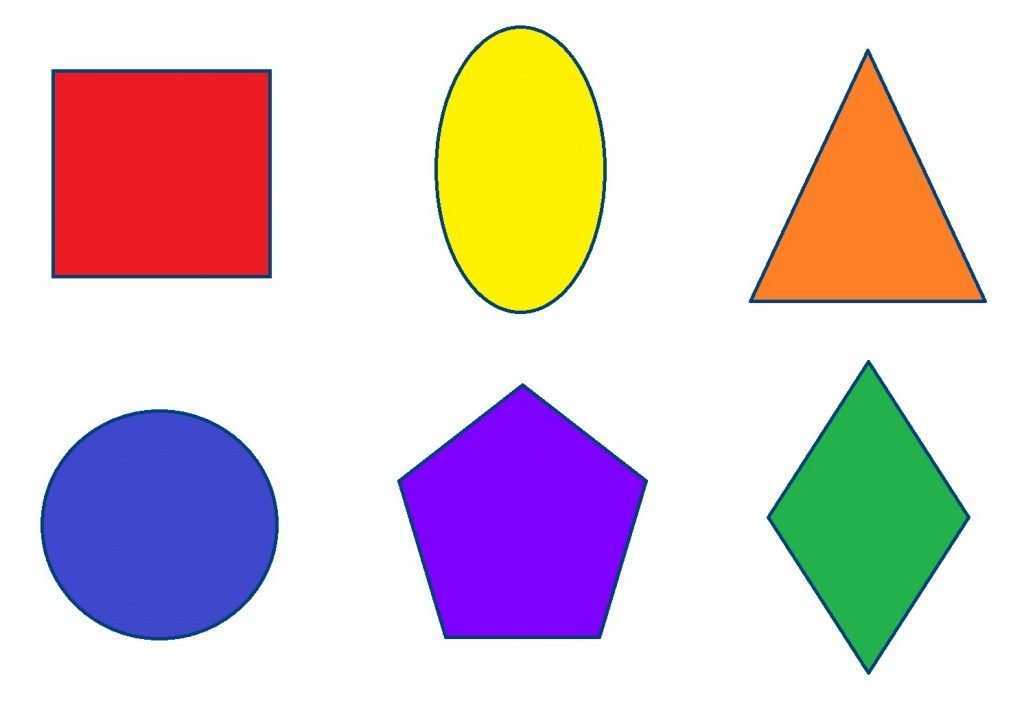
#> input picture test-image/11.jpeg, 1024 x 709 px
$ python main.py
#> lines starting #> are read from the running program, lines starting #| are printed output that depends on the picture; after the words box and inside, x2 and y2 are one past the last pixel; in counts of white or black regions, pixels touching at a corner belong together
import tkinter as tk
from string import Template
from tkinter.filedialog import askopenfilename
import cv2
import os


# Открытие картинки с геометрическими фигурами
def open_file():
    root = tk.Tk()
    filename = tk.filedialog.askopenfilename(
        title='Выберите файл...',
    )
    root.destroy()
    return cv2.imread(os.path.relpath(filename, start=None))


# получение контуров фигур
def get_contours(image):
    gray = cv2.cvtColor(image, cv2.COLOR_BGR2GRAY)
    ret, thresh = cv2.threshold(gray, 127, 255, 1)
    # поиск контуров
    contours, hierarchy = cv2.findContours(thresh, cv2.RETR_EXTERNAL, cv2.CHAIN_APPROX_SIMPLE)[-2:]
    return contours


# форматирование координат вершин к нужному виду
def normalization_coordinate(list_data, string):
    for item in list_data:
        string += ",".join(map(str, item[0])) + ';'
    return string.rstrip(';')


# подготовка данных для записи, перевод в строку
def data_preparation(data):
    string = ''
    for item in data:
        if item.get('shapename') == "круг":
            string += '@' + str(item.get('start')).strip('[]') + '$' + str(item.get('radius'))
        else:
            string += '!' + ",".join(map(str, item.get('start'))) + '$' + normalization_coordinate(item.get('vertex'),
                                                                                                   '')
        string += '#\n'
    return string.replace(' ', '')


# запись в файл
def write_to_file(data):
    file = open('output.txt', 'w')
    try:
        string_data = data_preparation(data)
        file.write(string_data)
    finally:
        file.close()


# число точек персечения с описанным квадратом
def count_find_data(array_find, data_array):
    count_exists = 0
    for item in array_find:
        if item in data_array:
            count_exists += 1
    return count_exists


# функция определяющая окружность это или нет
def is_circle(approx, x, y, width, height):
    array_data_x = []
    array_data_y = []

    for item in approx:
        array_data_x.append(item[0][0])
        array_data_y.append(item[0][1])

    array_x = [x - 1, x, x + 1, x + width - 1, x + width, x + width + 1]
    array_y = [y - 1, y, y + 1, y + height - 1, y + height, y + height + 1]
    count_exists = count_find_data(array_x, array_data_x)
    count_exists += count_find_data(array_y, array_data_y)

    return 4 <= count_exists <= 6


# распознование фигур и их данные
def shape_recognition(contours, image):
    i = 0
    print('Количество фигур на картинке: ', len(contours))
    data = []

    for contour in contours:

        # максимальное расстояние от исходного контура до приблизительного. Это параметр точности
        epsilon = 0.01 * cv2.arcLength(contour, True)
        # приближает форму контура к другой форме контура, состоящей из меньшего количества точек
        approx = cv2.approxPolyDP(contour, epsilon, True)
        x, y, width, height = cv2.boundingRect(approx)

        shape_dict = {}
        shape_name = ''

        isSquare = -15 < width - height < 15

        if len(approx) == 3:
            shape_name = "треугольник"
            cv2.drawContours(image, [contour], 0, (0, 255, 0), -1)  # зеленый
        elif len(contour) == 4 and isSquare:
            shape_name = "квадрат"
            cv2.drawContours(image, [contour], 0, (0, 0, 255), -1)  # красный
        elif len(contour) == 4:
            shape_name = "прямоугольник"
            cv2.drawContours(image, [contour], 0, (255, 0, 255), -1)  # розовый
        elif len(approx) == 5:
            shape_name = "пятиугольник"
            cv2.drawContours(image, [contour], 0, 255, -1)  # синий
        elif len(approx) == 9:
            shape_name = "полукруг"
            cv2.drawContours(image, [contour], 0, (255, 255, 0), -1)  # бирюзовый
        elif len(approx) > 13 and is_circle(approx, x, y, width, height):
            shape_name = "круг"
            template_string = Template('${i} - это ${shapename} \n' +
                                       'Координата начала фигуры (центр): ${start} \n' +
                                       'Радиус:\n ${radius} \n' +
                                       '------------------')
            radius = float(width / 2)
            shape_dict = {'i': i + 1, 'shapename': shape_name, 'start': [float(x + radius), float(y + radius)],
                          'radius': radius}
            cv2.drawContours(image, [contour], 0, (0, 255, 255), -1)  # желтый
        else:
            shape_name = "другая фигура"
            cv2.drawContours(image, [contour], 0, (0, 150, 255), -1)  # оранжевый

        if len(shape_dict) == 0:
            template_string = Template('${i} - это ${shapename} \n' +
                                       'Координата в пикселях начала фигуры: ${start} \n' +
                                       'Координаты всех вершин фигуры:\n ${vertex} \n' +
                                       '------------------')
            shape_dict = {'i': i + 1, 'shapename': shape_name, 'start': approx[0][0], 'vertex': approx}
        data.append(shape_dict)
        prepared_string = template_string.substitute(**shape_dict)
        print(prepared_string)
        i += 1
    write_to_file(data)


class Main:
    def __init__(self):
        super().__init__()
        self.init_main()

    def init_main(self):
        try:
            image = open_file()
#> the answer given: test-image/11.jpeg
#> in open_file, returned value is the input picture: shape (709, 1024, 3); mean B, G, R 206.8, 203.1, 220.5
        except Exception:
            print('Произошла ошибка открытия файла!')
        else:
            contours = get_contours(image)
#> in get_contours, `gray = cv2.cvtColor(image, cv2.COLOR_BGR2GRAY)`:
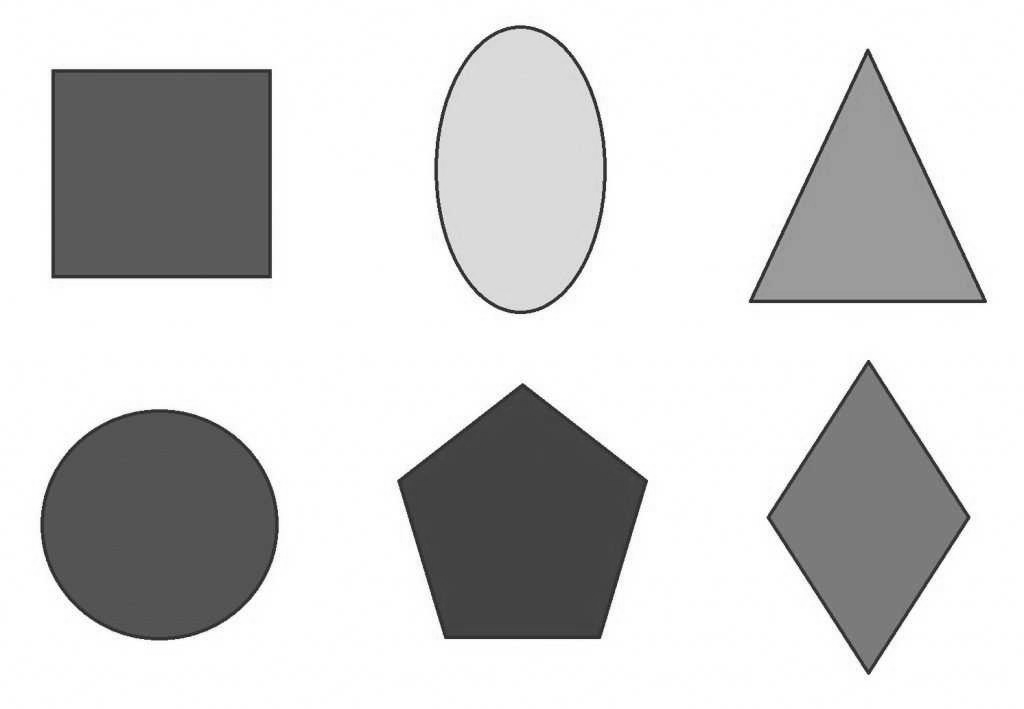
#> gray: shape (709, 1024); min 11, max 255, mean 208.8
#> in get_contours, `ret, thresh = cv2.threshold(gray, 127, 255, 1)`:
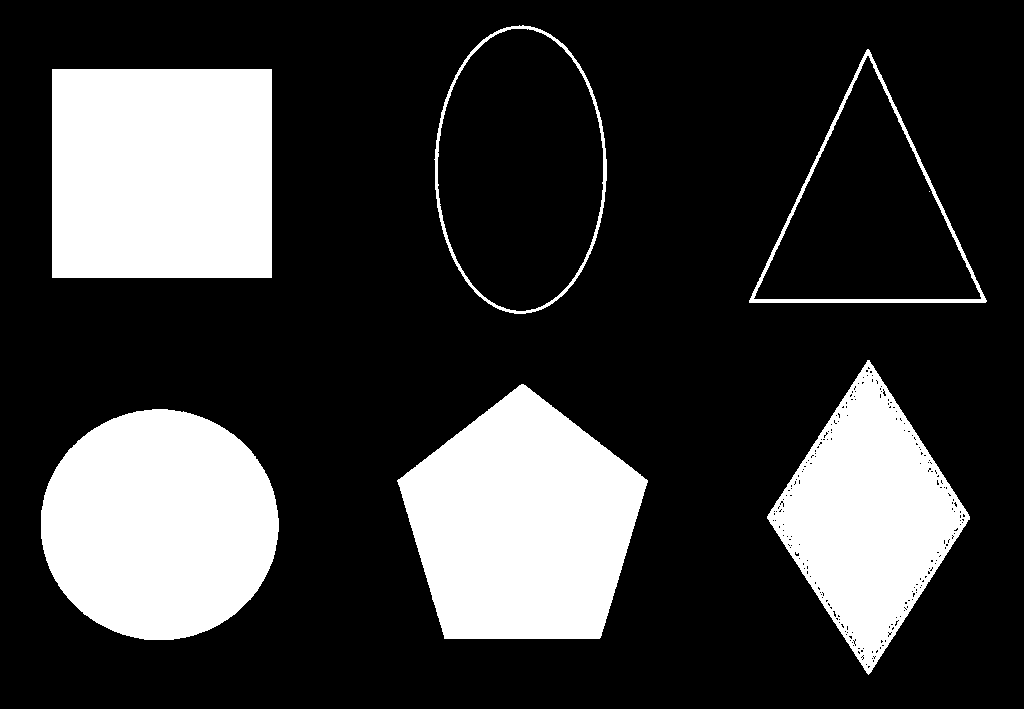
#> thresh: shape (709, 1024); 23.5% white; 7 white regions (1 under 20 px)
#> in get_contours, `contours, hierarchy = cv2.findContours(thresh, cv2.RETR_EXTERNAL, cv2...`: contours = 6 contours; box (x1, y1, x2, y2) and area: (52, 69, 272, 278) 45552, (397, 384, 648, 639) 44098, (41, 409, 279, 640) 42765, (434, 25, 607, 314) 38628, (767, 360, 970, 675) 32037, (749, 49, 987, 303) 30350
            shape_recognition(contours, image)

            cv2.imshow('image', image)
            cv2.waitKey(0)
            cv2.destroyAllWindows()


if __name__ == "__main__":
    Main()
#| Количество фигур на картинке:  6
#> the loop in shape_recognition, `for contour in contours:` made 6 passes
#> (epsilon, x, y, width, height, shape_name, isSquare, array_x in is_circle) on pass 1: (7.78, 41, 411, 235, 229, 'круг', True, [40, 41, 42, 275, 276, 277])
#> (epsilon, approx, x, y, width, height, shape_name, isSquare) on passes 3 to 5: (7.98, [[869, 360], [767, 516], [868, 674], [969, 519]], 767, 360, 203, 315, 'другая фигура', False), (8.54, [[52, 69], [52, 277], [271, 277], [271, 69]], 52, 69, 220, 209, 'квадрат', True), (8.41, [[868, 49], [749, 302], [986, 301]], 749, 49, 238, 254, 'треугольник', False)
#> (printed output is left out)
#> after the loop in shape_recognition, `for contour in contours:`:
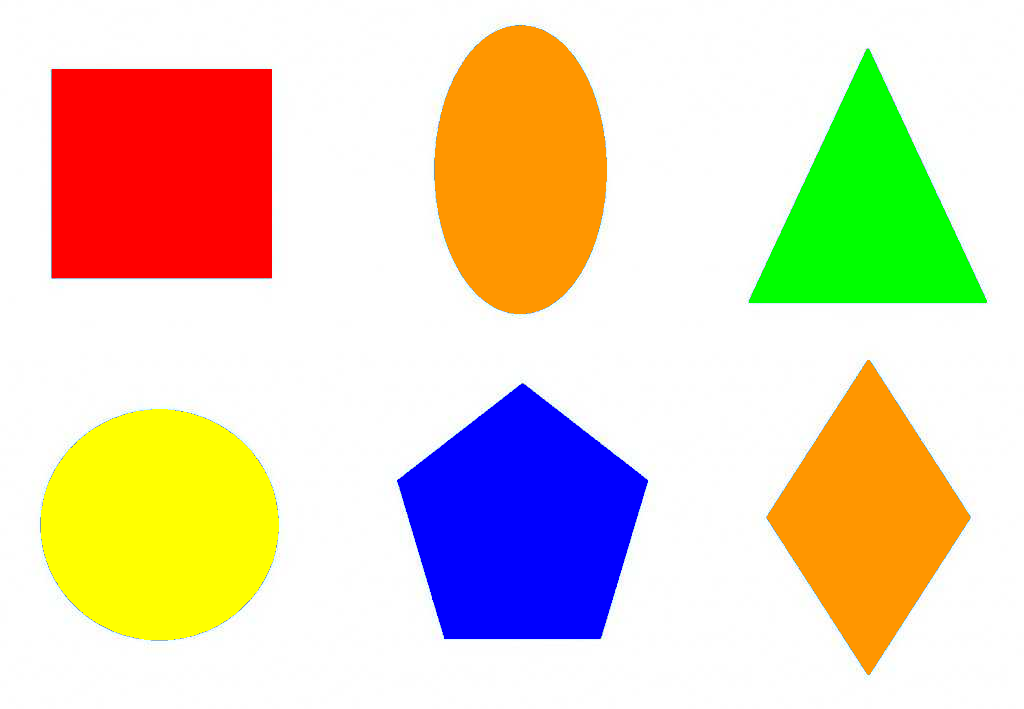
#> image: shape (709, 1024, 3); mean B, G, R 187.3, 212.4, 227.7
#> after the loop in shape_recognition, `for contour in contours:`: data = 6 items; i = 6
#> the loop in data_preparation, `for item in data:` made 6 passes
#> string on pass 1: '@158.5, 528.5$117.5'

$ run again, on test-image/444.jpg
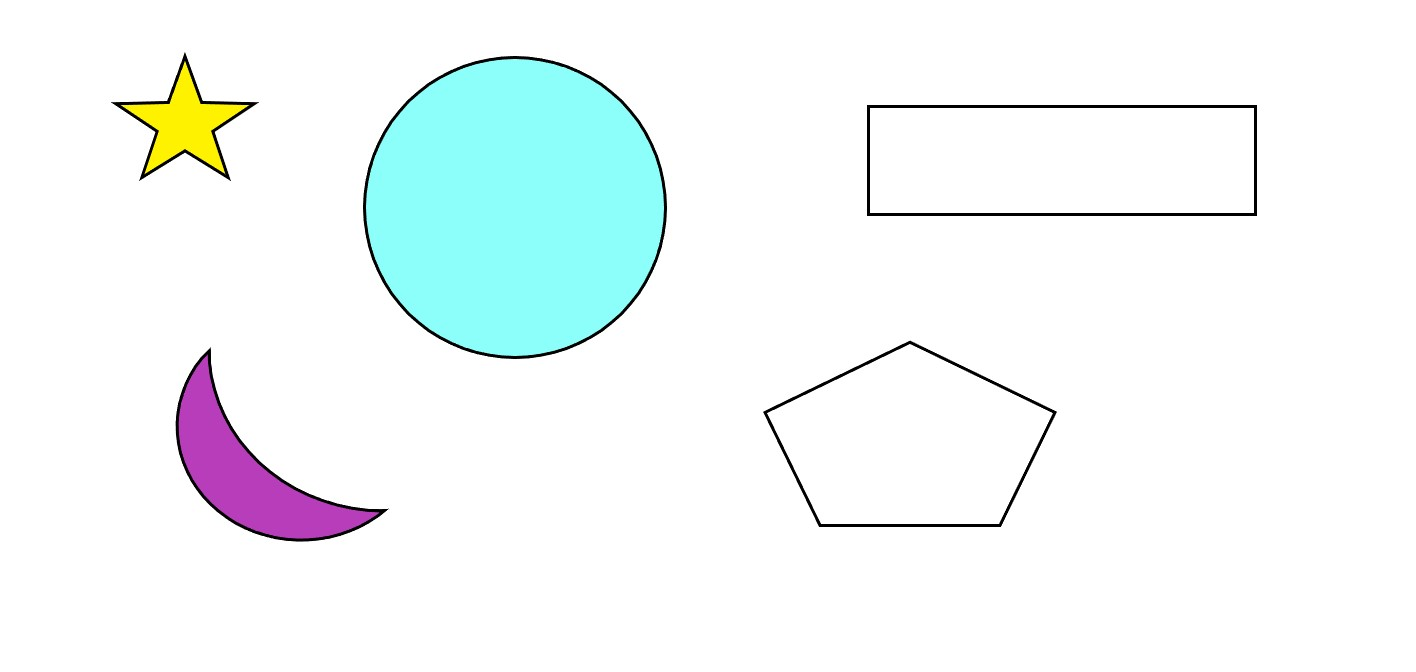
#> input picture test-image/444.jpg, 1416 x 672 px
#> in open_file, returned value is the input picture: shape (672, 1416, 3); mean B, G, R 249.4, 249.5, 242.7
#> in get_contours, `ret, thresh = cv2.threshold(gray, 127, 255, 1)`:
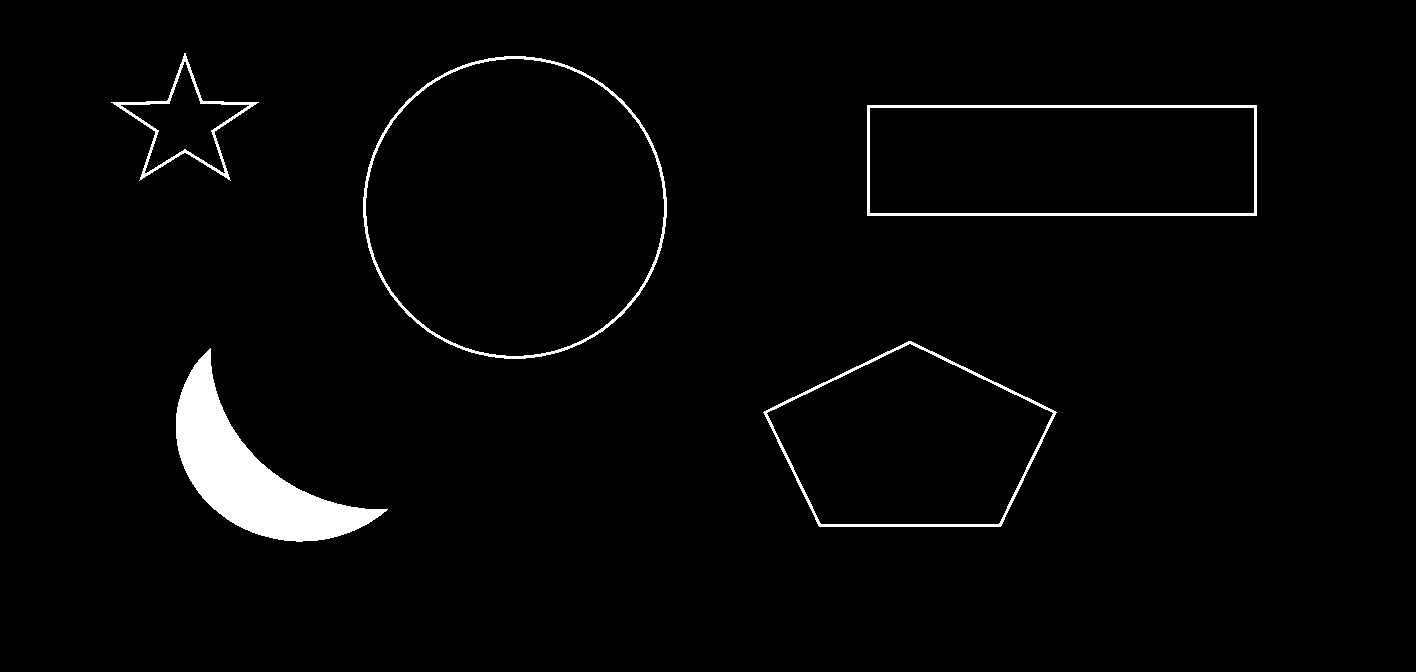
#> thresh: shape (672, 1416); 2.4% white; 5 white regions
#> in get_contours, `contours, hierarchy = cv2.findContours(thresh, cv2.RETR_EXTERNAL, cv2...`: contours = 5 contours; box (x1, y1, x2, y2) and area: (363, 56, 667, 359) 71834, (867, 105, 1257, 216) 42790, (763, 341, 1057, 527) 37516, (176, 348, 388, 542) 13330, (111, 53, 259, 181) 6215
#| Количество фигур на картинке:  5
#> the loop in shape_recognition, `for contour in contours:` made 5 passes
#> (epsilon, x, y, width, height, shape_name, isSquare, array_x in is_circle) on pass 4: (10.04, 363, 56, 304, 303, 'круг', True, [362, 363, 364, 666, 667, 668])
#> (printed output is left out)
#> after the loop in shape_recognition, `for contour in contours:`:
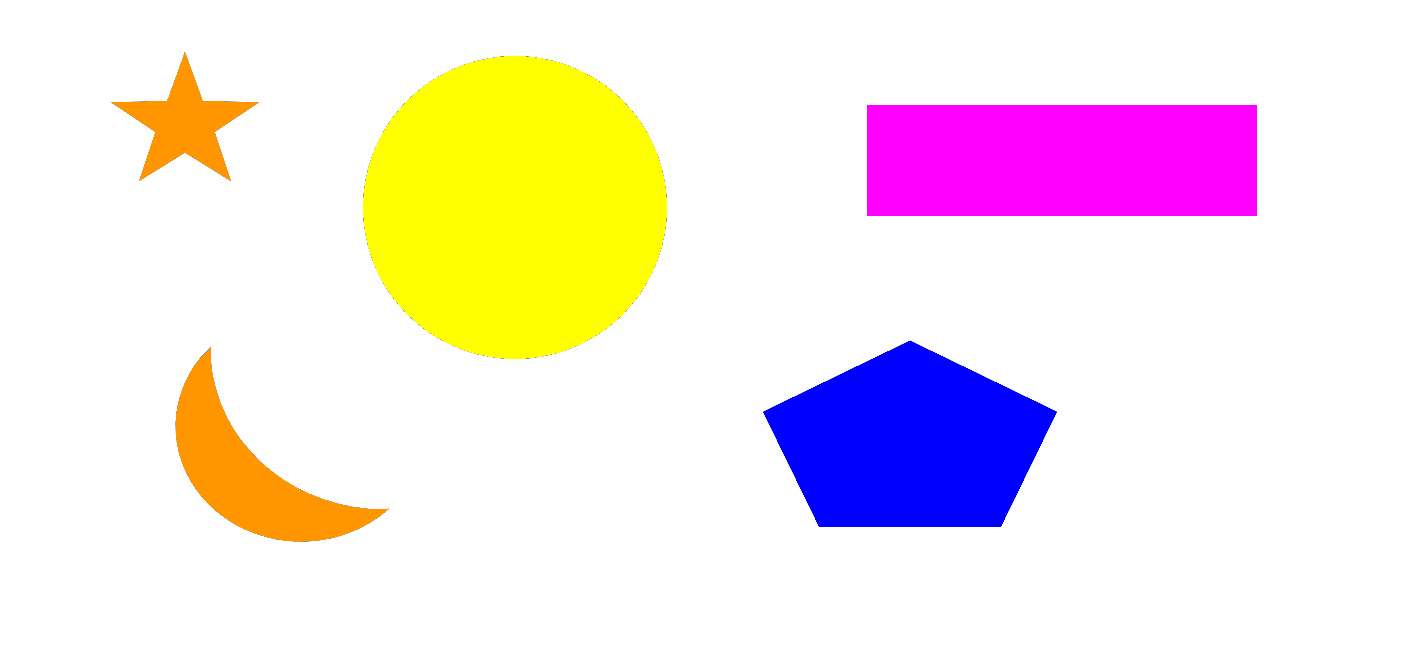
#> image: shape (672, 1416, 3); 18.23% of pixels changed, all inside (x1, y1, x2, y2) = (111, 53, 1257, 542)
#> after the loop in shape_recognition, `for contour in contours:`: data = 5 items; i = 5
#> the loop in data_preparation, `for item in data:` made 5 passes

$ run again, on test-image/555.png
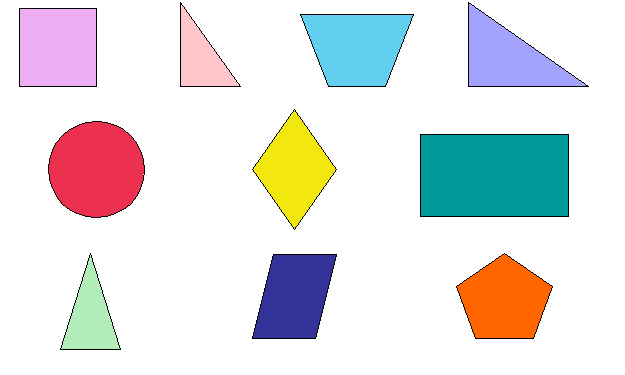
#> input picture test-image/555.png, 625 x 375 px
#> in open_file, returned value is the input picture: shape (375, 625, 3); mean B, G, R 225.8, 225.8, 226.2
#> in get_contours, `ret, thresh = cv2.threshold(gray, 127, 255, 1)`:
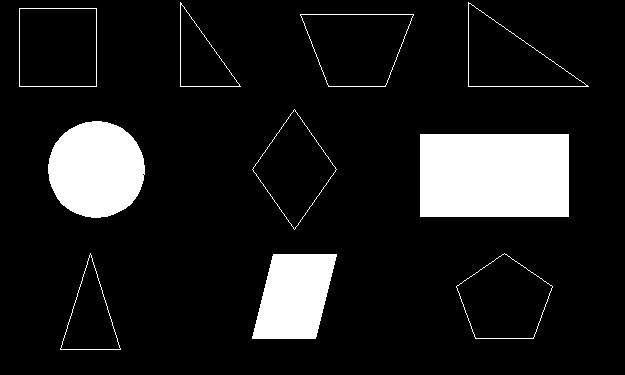
#> thresh: shape (375, 625); 11.6% white; 10 white regions
#> in get_contours, `contours, hierarchy = cv2.findContours(thresh, cv2.RETR_EXTERNAL, cv2...`: contours = 10 contours; largest, box (x1, y1, x2, y2) and area: (420, 134, 569, 217) 12136, (48, 121, 145, 218) 7227, (300, 14, 414, 87) 6120, (19, 8, 97, 87) 6006, (456, 253, 553, 339) 5588
#| Количество фигур на картинке:  10
#> the loop in shape_recognition, `for contour in contours:` made 10 passes
#> (epsilon, x, y, width, height, shape_name, isSquare, array_x in is_circle) on pass 5: (3.2, 48, 121, 97, 97, 'круг', True, [47, 48, 49, 144, 145, 146])
#> (printed output is left out)
#> after the loop in shape_recognition, `for contour in contours:`:
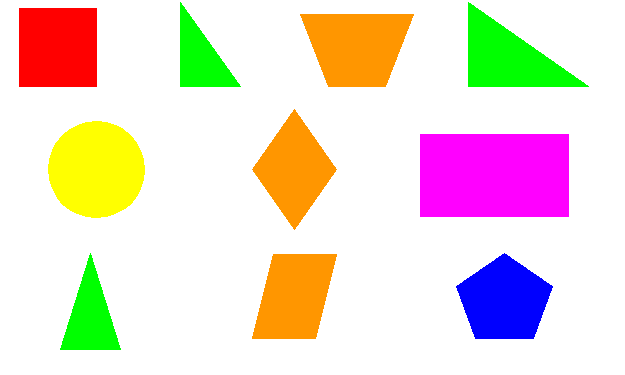
#> image: shape (375, 625, 3); mean B, G, R 210.1, 221, 237
#> after the loop in shape_recognition, `for contour in contours:`: data = 10 items; i = 10
#> the loop in data_preparation, `for item in data:` made 10 passes
